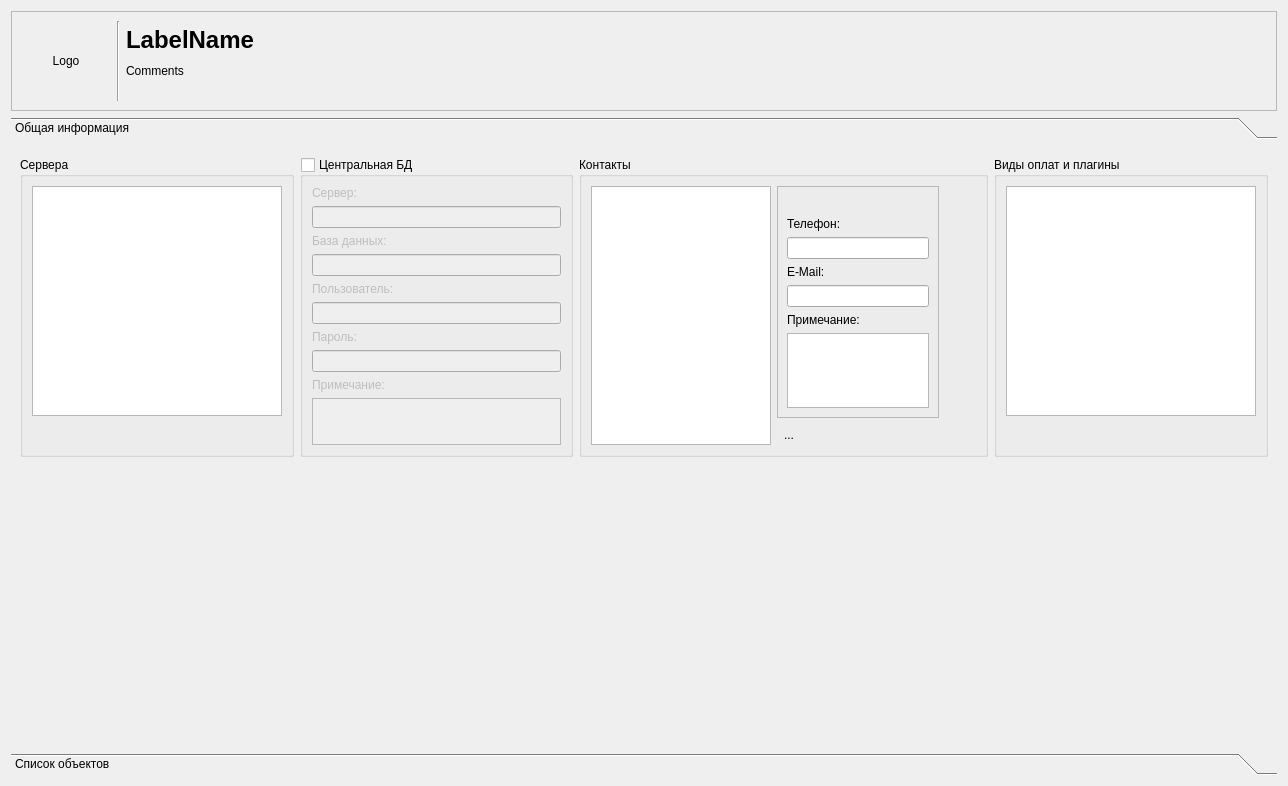
<?xml version="1.0" encoding="UTF-8"?>
<ui version="4.0">
 <class>ClientInfoDialog</class>
 <widget class="QDialog" name="ClientInfoDialog">
  <property name="geometry">
   <rect>
    <x>0</x>
    <y>0</y>
    <width>1288</width>
    <height>786</height>
   </rect>
  </property>
  <property name="windowTitle">
   <string>Dialog</string>
  </property>
  <layout class="QGridLayout" name="gridLayout_2">
   <item row="0" column="0">
    <widget class="QFrame" name="frameTitle">
     <property name="minimumSize">
      <size>
       <width>0</width>
       <height>100</height>
      </size>
     </property>
     <property name="maximumSize">
      <size>
       <width>16777215</width>
       <height>100</height>
      </size>
     </property>
     <property name="frameShape">
      <enum>QFrame::StyledPanel</enum>
     </property>
     <property name="frameShadow">
      <enum>QFrame::Raised</enum>
     </property>
     <layout class="QGridLayout" name="gridLayout">
      <item row="1" column="2">
       <widget class="QLabel" name="labelComments">
        <property name="text">
         <string>Comments</string>
        </property>
        <property name="alignment">
         <set>Qt::AlignLeading|Qt::AlignLeft|Qt::AlignTop</set>
        </property>
       </widget>
      </item>
      <item row="0" column="1" rowspan="2">
       <widget class="Line" name="line">
        <property name="orientation">
         <enum>Qt::Vertical</enum>
        </property>
       </widget>
      </item>
      <item row="0" column="0" rowspan="2">
       <widget class="QLabel" name="labelLogo">
        <property name="minimumSize">
         <size>
          <width>90</width>
          <height>0</height>
         </size>
        </property>
        <property name="maximumSize">
         <size>
          <width>90</width>
          <height>16777215</height>
         </size>
        </property>
        <property name="text">
         <string>Logo</string>
        </property>
        <property name="scaledContents">
         <bool>false</bool>
        </property>
        <property name="alignment">
         <set>Qt::AlignCenter</set>
        </property>
       </widget>
      </item>
      <item row="0" column="2">
       <widget class="QLabel" name="labelName">
        <property name="font">
         <font>
          <pointsize>18</pointsize>
          <weight>75</weight>
          <bold>true</bold>
         </font>
        </property>
        <property name="text">
         <string>LabelName</string>
        </property>
       </widget>
      </item>
     </layout>
    </widget>
   </item>
   <item row="1" column="0">
    <widget class="QToolBox" name="toolBox">
     <property name="styleSheet">
      <string notr="true">QToolBox::tab{font: 12pt &quot;Sans Serif&quot;;}</string>
     </property>
     <property name="tabSpacing">
      <number>9</number>
     </property>
     <widget class="QWidget" name="toolBoxPageAllInfo">
      <property name="geometry">
       <rect>
        <x>0</x>
        <y>0</y>
        <width>1270</width>
        <height>602</height>
       </rect>
      </property>
      <attribute name="label">
       <string>Общая информация</string>
      </attribute>
      <layout class="QGridLayout" name="gridLayout_3">
       <item row="0" column="2">
        <widget class="QGroupBox" name="groupBox">
         <property name="minimumSize">
          <size>
           <width>0</width>
           <height>300</height>
          </size>
         </property>
         <property name="maximumSize">
          <size>
           <width>16777215</width>
           <height>300</height>
          </size>
         </property>
         <property name="title">
          <string>Контакты</string>
         </property>
         <layout class="QGridLayout" name="gridLayout_6">
          <item row="0" column="0" rowspan="2">
           <widget class="QListView" name="listViewContact">
            <property name="minimumSize">
             <size>
              <width>180</width>
              <height>0</height>
             </size>
            </property>
            <property name="maximumSize">
             <size>
              <width>180</width>
              <height>16777215</height>
             </size>
            </property>
            <property name="editTriggers">
             <set>QAbstractItemView::NoEditTriggers</set>
            </property>
            <property name="alternatingRowColors">
             <bool>true</bool>
            </property>
            <property name="selectionBehavior">
             <enum>QAbstractItemView::SelectRows</enum>
            </property>
           </widget>
          </item>
          <item row="0" column="1">
           <widget class="QFrame" name="frameContactInfo">
            <property name="maximumSize">
             <size>
              <width>165</width>
              <height>16777215</height>
             </size>
            </property>
            <property name="frameShape">
             <enum>QFrame::StyledPanel</enum>
            </property>
            <property name="frameShadow">
             <enum>QFrame::Raised</enum>
            </property>
            <layout class="QVBoxLayout" name="verticalLayout">
             <item>
              <widget class="QLabel" name="labelContactActive">
               <property name="font">
                <font>
                 <pointsize>10</pointsize>
                 <weight>75</weight>
                 <bold>true</bold>
                </font>
               </property>
               <property name="text">
                <string/>
               </property>
              </widget>
             </item>
             <item>
              <widget class="QLabel" name="label_6">
               <property name="text">
                <string>Телефон:</string>
               </property>
              </widget>
             </item>
             <item>
              <widget class="QLineEdit" name="lineEditContactPhone">
               <property name="readOnly">
                <bool>true</bool>
               </property>
              </widget>
             </item>
             <item>
              <widget class="QLabel" name="label_7">
               <property name="text">
                <string>E-Mail:</string>
               </property>
              </widget>
             </item>
             <item>
              <widget class="QLineEdit" name="lineEditContactEmail">
               <property name="readOnly">
                <bool>true</bool>
               </property>
              </widget>
             </item>
             <item>
              <widget class="QLabel" name="label_8">
               <property name="text">
                <string>Примечание:</string>
               </property>
              </widget>
             </item>
             <item>
              <widget class="QPlainTextEdit" name="plainTextEditContactComment">
               <property name="maximumSize">
                <size>
                 <width>150</width>
                 <height>16777215</height>
                </size>
               </property>
               <property name="readOnly">
                <bool>true</bool>
               </property>
              </widget>
             </item>
            </layout>
           </widget>
          </item>
          <item row="0" column="2">
           <spacer name="horizontalSpacer">
            <property name="orientation">
             <enum>Qt::Horizontal</enum>
            </property>
            <property name="sizeHint" stdset="0">
             <size>
              <width>40</width>
              <height>20</height>
             </size>
            </property>
           </spacer>
          </item>
          <item row="1" column="1">
           <widget class="QToolButton" name="toolButtonAddContact">
            <property name="toolTip">
             <string>Новый контакт...</string>
            </property>
            <property name="text">
             <string>...</string>
            </property>
            <property name="icon">
             <iconset resource="../resourse.qrc">
              <normaloff>:/Images/useradd.png</normaloff>:/Images/useradd.png</iconset>
            </property>
            <property name="autoRaise">
             <bool>true</bool>
            </property>
           </widget>
          </item>
         </layout>
        </widget>
       </item>
       <item row="0" column="0">
        <widget class="QGroupBox" name="groupBoxServers">
         <property name="maximumSize">
          <size>
           <width>16777215</width>
           <height>300</height>
          </size>
         </property>
         <property name="title">
          <string>Сервера</string>
         </property>
         <layout class="QGridLayout" name="gridLayout_4">
          <item row="0" column="0">
           <widget class="QTableView" name="tableViewServers">
            <property name="editTriggers">
             <set>QAbstractItemView::NoEditTriggers</set>
            </property>
            <property name="alternatingRowColors">
             <bool>true</bool>
            </property>
            <property name="selectionMode">
             <enum>QAbstractItemView::SingleSelection</enum>
            </property>
            <property name="selectionBehavior">
             <enum>QAbstractItemView::SelectRows</enum>
            </property>
            <property name="sortingEnabled">
             <bool>true</bool>
            </property>
            <property name="cornerButtonEnabled">
             <bool>true</bool>
            </property>
           </widget>
          </item>
          <item row="1" column="0">
           <widget class="QToolButton" name="toolButton">
            <property name="toolTip">
             <string>Добавить сервер...</string>
            </property>
            <property name="text">
             <string/>
            </property>
            <property name="icon">
             <iconset resource="../resourse.qrc">
              <normaloff>:/Images/add_icon.png</normaloff>:/Images/add_icon.png</iconset>
            </property>
            <property name="iconSize">
             <size>
              <width>16</width>
              <height>16</height>
             </size>
            </property>
            <property name="autoRaise">
             <bool>true</bool>
            </property>
           </widget>
          </item>
         </layout>
        </widget>
       </item>
       <item row="0" column="1">
        <widget class="QGroupBox" name="groupBoxFBServer">
         <property name="minimumSize">
          <size>
           <width>0</width>
           <height>300</height>
          </size>
         </property>
         <property name="maximumSize">
          <size>
           <width>16777215</width>
           <height>300</height>
          </size>
         </property>
         <property name="title">
          <string>Центральная БД</string>
         </property>
         <property name="flat">
          <bool>false</bool>
         </property>
         <property name="checkable">
          <bool>true</bool>
         </property>
         <property name="checked">
          <bool>false</bool>
         </property>
         <layout class="QGridLayout" name="gridLayout_5">
          <item row="0" column="0">
           <widget class="QLabel" name="label">
            <property name="text">
             <string>Сервер:</string>
            </property>
           </widget>
          </item>
          <item row="1" column="0">
           <widget class="QLineEdit" name="lineEditFBServer"/>
          </item>
          <item row="2" column="0">
           <widget class="QLabel" name="label_2">
            <property name="text">
             <string>База данных:</string>
            </property>
           </widget>
          </item>
          <item row="3" column="0">
           <widget class="QLineEdit" name="lineEditFBDatabase"/>
          </item>
          <item row="4" column="0">
           <widget class="QLabel" name="label_3">
            <property name="text">
             <string>Пользователь:</string>
            </property>
           </widget>
          </item>
          <item row="5" column="0">
           <widget class="QLineEdit" name="lineEditFBUser"/>
          </item>
          <item row="6" column="0">
           <widget class="QLabel" name="label_4">
            <property name="text">
             <string>Пароль:</string>
            </property>
           </widget>
          </item>
          <item row="7" column="0">
           <widget class="QLineEdit" name="lineEditFBPassword">
            <property name="text">
             <string/>
            </property>
           </widget>
          </item>
          <item row="8" column="0">
           <widget class="QLabel" name="label_5">
            <property name="text">
             <string>Примечание:</string>
            </property>
           </widget>
          </item>
          <item row="9" column="0">
           <widget class="QPlainTextEdit" name="plainTextEditFBComments">
            <property name="maximumSize">
             <size>
              <width>16777215</width>
              <height>16777215</height>
             </size>
            </property>
           </widget>
          </item>
         </layout>
        </widget>
       </item>
       <item row="0" column="3">
        <widget class="QGroupBox" name="groupBoxPaytypes">
         <property name="title">
          <string>Виды оплат и плагины</string>
         </property>
         <layout class="QGridLayout" name="gridLayout_7">
          <item row="0" column="0">
           <widget class="QTableView" name="tableViewPaytypes">
            <property name="editTriggers">
             <set>QAbstractItemView::NoEditTriggers</set>
            </property>
            <property name="alternatingRowColors">
             <bool>true</bool>
            </property>
            <property name="selectionMode">
             <enum>QAbstractItemView::SingleSelection</enum>
            </property>
            <property name="selectionBehavior">
             <enum>QAbstractItemView::SelectRows</enum>
            </property>
            <property name="sortingEnabled">
             <bool>false</bool>
            </property>
           </widget>
          </item>
          <item row="1" column="0">
           <widget class="QToolButton" name="toolButtonAddPaytype">
            <property name="toolTip">
             <string>Добавить сервер...</string>
            </property>
            <property name="text">
             <string/>
            </property>
            <property name="icon">
             <iconset resource="../resourse.qrc">
              <normaloff>:/Images/add_icon.png</normaloff>:/Images/add_icon.png</iconset>
            </property>
            <property name="iconSize">
             <size>
              <width>16</width>
              <height>16</height>
             </size>
            </property>
            <property name="autoRaise">
             <bool>true</bool>
            </property>
           </widget>
          </item>
         </layout>
        </widget>
       </item>
       <item row="1" column="1">
        <spacer name="verticalSpacer">
         <property name="orientation">
          <enum>Qt::Vertical</enum>
         </property>
         <property name="sizeHint" stdset="0">
          <size>
           <width>20</width>
           <height>40</height>
          </size>
         </property>
        </spacer>
       </item>
      </layout>
     </widget>
     <widget class="QWidget" name="toolBoxPageAZS">
      <property name="geometry">
       <rect>
        <x>0</x>
        <y>0</y>
        <width>1270</width>
        <height>602</height>
       </rect>
      </property>
      <attribute name="label">
       <string>Список объектов</string>
      </attribute>
     </widget>
    </widget>
   </item>
  </layout>
 </widget>
 <resources>
  <include location="../resourse.qrc"/>
 </resources>
 <connections/>
</ui>
